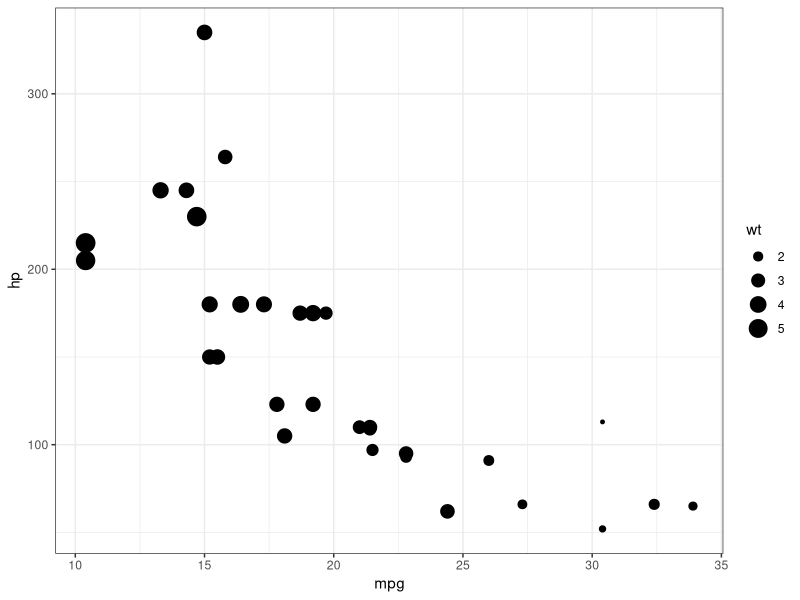

This chart was generated by the following R code:
library(tidyverse)

ggplot(data = mtcars,
       aes(x=mpg,
           y=hp,
           size=wt))+
  geom_point()+
  theme_bw()